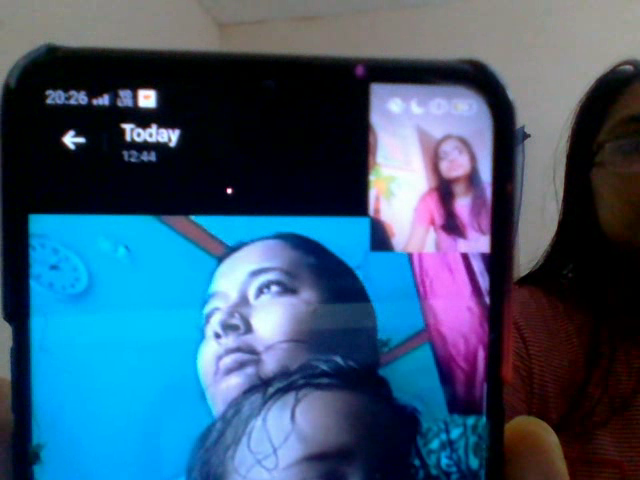
#> input picture frame 10 of output.avi, 640 x 480 px
$ python face_detection.py
#> lines starting #> are read from the running program, lines starting #| are printed output that depends on the picture; after the words box and inside, x2 and y2 are one past the last pixel; in counts of white or black regions, pixels touching at a corner belong together
import cv2
face_cascade=cv2.CascadeClassifier('haarcascade_frontalface_default.xml')
#img=cv2.imread('lena.jpg')
cap=cv2.VideoCapture('output.avi')
while(cap.isOpened()):
   _,img=cap.read()
#> img is the input picture: shape (480, 640, 3); mean B, G, R 113.8, 85.8, 55.8
   gray=cv2.cvtColor(img,cv2.COLOR_BGR2GRAY)
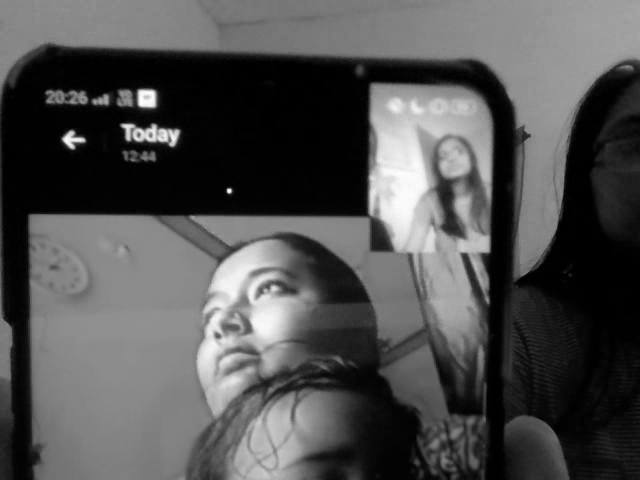
#> gray: shape (480, 640); min 0, max 255, mean 80
   faces=face_cascade.detectMultiScale(gray,1.1,4)
#> faces = ()
   for (x,y,w,h) in faces:
     cv2.rectangle(img,(x,y),(x+w,y+h),(255,0,0),7)
#> this loop made 0 passes
   cv2.imshow('img',img)
   if cv2.waitKey(1) & 0xFF==ord('q'):
#> (key q is pressed here)
       break
cap.release()

$ run again, starting later in the video
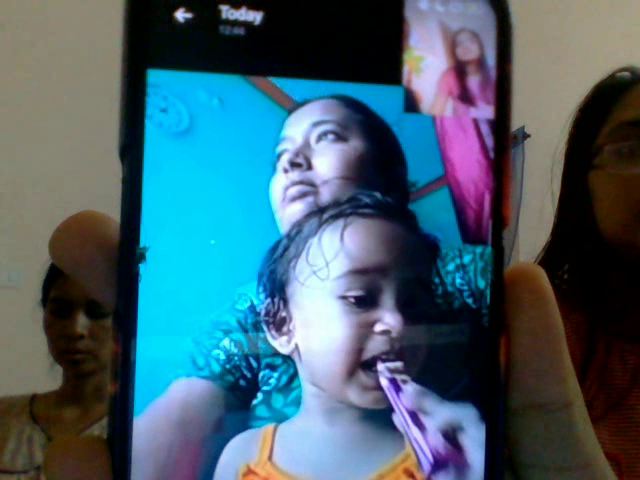
#> input picture frame 45 of output.avi, 640 x 480 px
#> img is the input picture: shape (480, 640, 3); mean B, G, R 109.3, 95.8, 67.3
#> `gray=cv2.cvtColor(img,cv2.COLOR_BGR2GRAY)`:
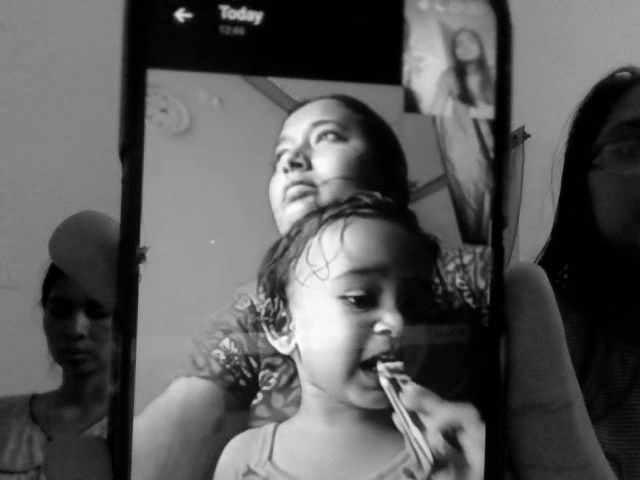
#> gray: shape (480, 640); min 0, max 254, mean 88.8
#> faces = [[30, 271, 103, 103], [301, 231, 178, 178]]
#> the loop `for (x,y,w,h) in faces:` made 2 passes
#> after the loop `for (x,y,w,h) in faces:`:
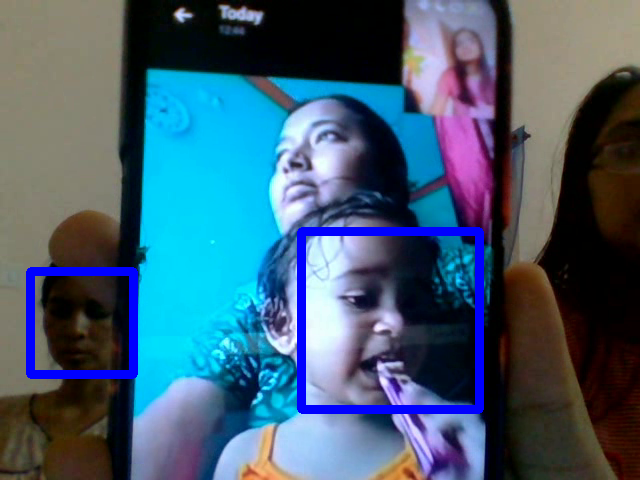
#> img: shape (480, 640, 3); 3.27% of pixels changed, all inside (x1, y1, x2, y2) = (26, 227, 484, 414)

$ run again, starting later in the video
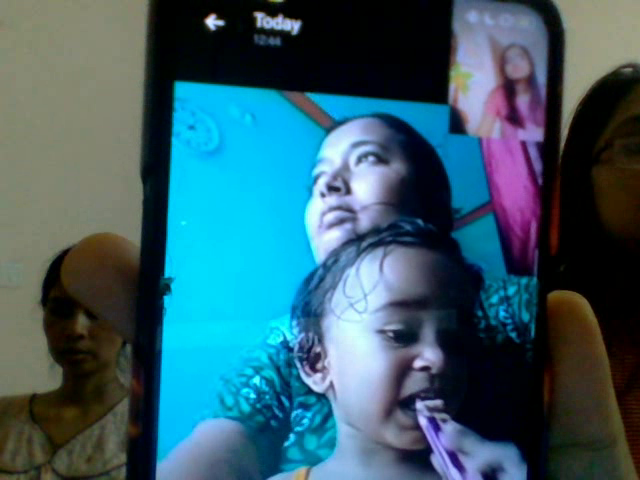
#> input picture frame 81 of output.avi, 640 x 480 px
#> img is the input picture: shape (480, 640, 3); mean B, G, R 105.9, 92.8, 54.8
#> `gray=cv2.cvtColor(img,cv2.COLOR_BGR2GRAY)`:
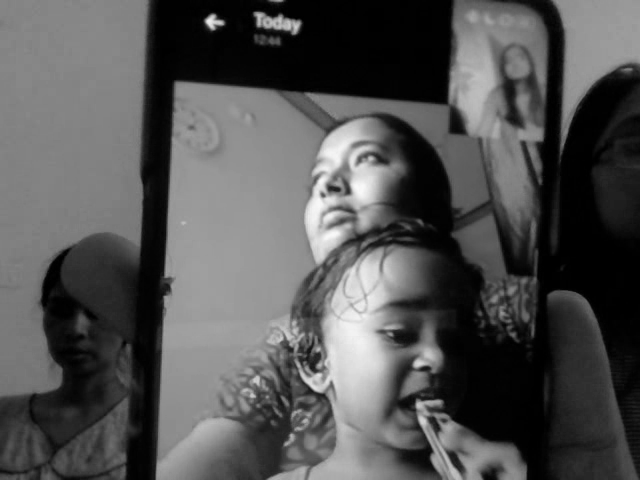
#> gray: shape (480, 640); min 0, max 249, mean 82.9
#> faces = [[32, 274, 99, 99], [355, 303, 94, 94]]
#> the loop `for (x,y,w,h) in faces:` made 2 passes
#> after the loop `for (x,y,w,h) in faces:`:
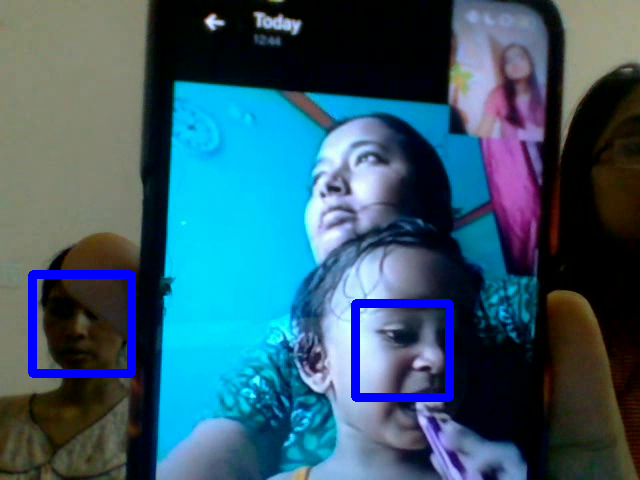
#> img: shape (480, 640, 3); 2.24% of pixels changed, all inside (x1, y1, x2, y2) = (28, 270, 454, 402)
